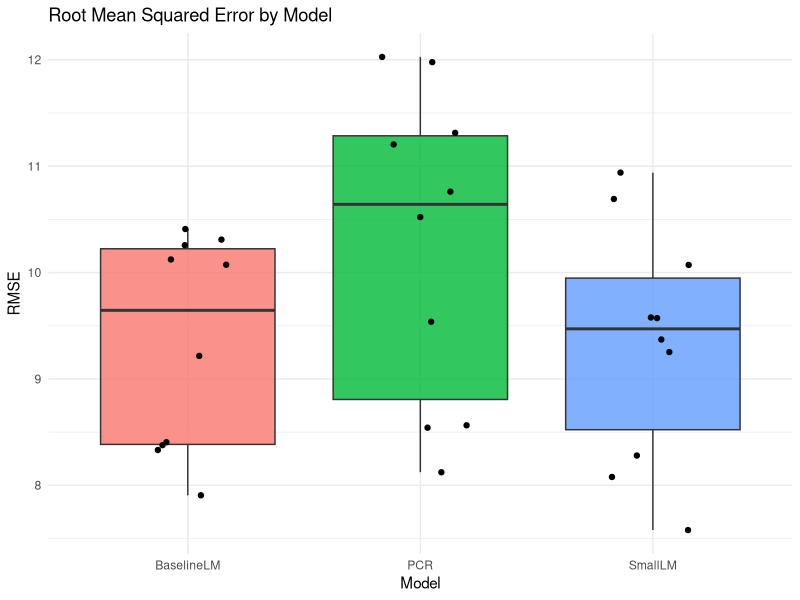
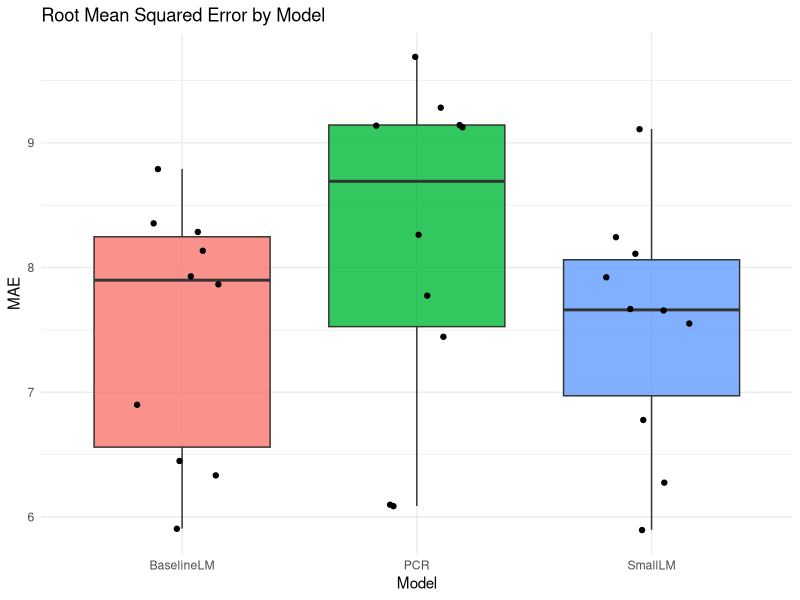

Write R code to recreate these figures, in order.
## ---- chunk 1
library(corrplot)
library(dplyr)
library(ggplot2)
library(pls)
set.seed(28)
## ---- chunk 2
data <- read.csv("FP_Data.csv")
df <- as.data.frame(data)
## ---- chunk 3
baseline_model <- lm(y ~ ., data = df)
summary(baseline_model)
## ---- chunk 4
smaller_lm <- lm(y ~ x4 + x8 + x7, data = df)
summary(smaller_lm)
## ---- chunk 5
df_onehot <- df %>% 
  mutate(
    xA = ifelse(x8 == "A", 1, 0),
    xB = ifelse(x8 == "B", 1, 0),
    xC = ifelse(x8 == "C", 1, 0),
    xD = ifelse(x8 == "D", 1, 0)
    ) %>% 
  select(-x8)

df_onehot_no_response <- df_onehot %>% 
  select(-y)

pca_results <- prcomp(df_onehot_no_response, scale = TRUE)
# biplot(pca_results, scale = 0)

summary(lm(df$y ~ pca_results$x[, c(1, 2, 7, 9, 11)]))
## ---- chunk 6
pcr_model <- pcr(y ~ ., data = df_onehot, validation = "CV")
summary(pcr_model)

summary(lm(y ~ ., data = df_onehot))
## ---- chunk 7
k <- 10
# Stratifiy by x8 group
df <- df %>%
  group_by(x8) %>%
  mutate(fold = sample(rep(1:k, length.out = n()))) %>%
  ungroup()

model_names <- c("BaselineLM", "SmallLM", "PCR")
model_count <- length(model_names)
cv_stats <- data.frame(
  fold = rep(1:k, model_count),
  model = rep(model_names, each = k),
  rmse = NA
)
# Root Mean Squared Error
rmse <- function(actual, predicted) {
  return(sqrt(mean((actual - predicted)^2)))
}
# Mean Absolute Error
mae <- function(actual, predicted) {
  return(mean(abs(actual - predicted)))
}
## ---- chunk 8
for (i in 1:k) {
  train_df <- filter(df, fold != i)
  test_df <- filter(df, fold == i)
  
  # Baseline LM
  baseline_lm <- lm(y ~ ., data = train_df)
  pred <- predict(baseline_lm, newdata = test_df)
  cv_stats[cv_stats$model == "BaselineLM", "rmse"][i] <- rmse(test_df$y, pred)
  cv_stats[cv_stats$model == "BaselineLM", "mae"][i] <- mae(test_df$y, pred)

  # Small LM
  small_lm <- lm(y ~ x4 + x8 + x7, data = train_df)
  pred <- predict(small_lm, newdata = test_df)
  cv_stats[cv_stats$model == "SmallLM", "rmse"][i] <- rmse(test_df$y, pred)
  cv_stats[cv_stats$model == "SmallLM", "mae"][i] <- mae(test_df$y, pred)

  # PCR
  train_df_onehot <- train_df %>% 
    mutate(
      xA = ifelse(x8 == "A", 1, 0),
      xB = ifelse(x8 == "B", 1, 0),
      xC = ifelse(x8 == "C", 1, 0),
      xD = ifelse(x8 == "D", 1, 0)
      ) %>% 
    select(-x8)
  test_df_onehot <- test_df  %>% 
    mutate(
      xA = ifelse(x8 == "A", 1, 0),
      xB = ifelse(x8 == "B", 1, 0),
      xC = ifelse(x8 == "C", 1, 0),
      xD = ifelse(x8 == "D", 1, 0)
      ) %>% 
    select(-x8)
  pcr_model <- pcr(y ~ ., data = train_df_onehot, validation = "CV")
  num_components <- selectNcomp(pcr_model, method = "onesigma")
  pred <- predict(pcr_model, newdata = test_df_onehot)[, , num_components]
  cv_stats[cv_stats$model == "PCR", "rmse"][i] <- rmse(test_df_onehot$y, pred)
  cv_stats[cv_stats$model == "PCR", "mae"][i] <- mae(test_df_onehot$y, pred)
}
## ---- chunk 9
cv_stats %>%
  ggplot(aes(x = model, y = rmse, fill = model)) +
  geom_boxplot(alpha = .8) +
  geom_jitter(width = .2) +
  theme_minimal() +
  theme(legend.position = "none") +
  labs(
    x = "Model",
    y = "RMSE",
    title = "Root Mean Squared Error by Model"
  )
## ---- chunk 10
cv_stats %>%
  ggplot(aes(x = model, y = mae, fill = model)) +
  geom_boxplot(alpha = .8) +
  geom_jitter(width = .2) +
  theme_minimal() +
  theme(legend.position = "none") +
  labs(
    x = "Model",
    y = "MAE",
    title = "Root Mean Squared Error by Model"
  )
